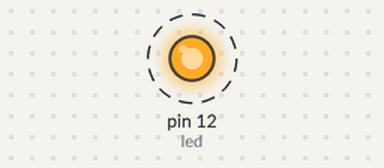
The sketch below on a simulated Arduino Uno, built with avr-gcc and run on an emulated ATmega328P. Shown: output pins drawn as LEDs (lit = HIGH). Dashed ring = blinking.

Above: at 0.3 s.
Timing chart, 0 to 3.2 s (numbered marks = the images above):
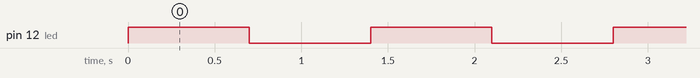

Measured:
- by itself, pin 12 (led): alternates HIGH for 0.70 s and LOW for 0.70 s

The sketch:

LED_basico.ino
```cpp
//Intermitencia de un LED

int led=12; //Le damos nombre a nuestro Led

void setup() {
  pinMode(led, OUTPUT);  //El led va a ser salida
}

void loop()                     //Modificar los valores de los delay
{
    digitalWrite(led, HIGH);    //LED encendido
    delay(700);                 //Esperamos 0.700 segundos
    digitalWrite(led, LOW);     //LED encendido
    delay(700);                 //Esperamos 0.700 segundos

}
```
